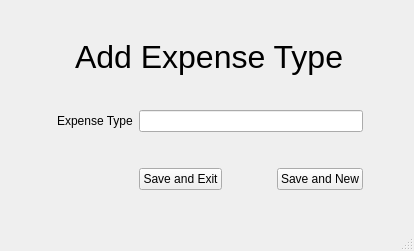
<?xml version="1.0" encoding="UTF-8"?>
<ui version="4.0">
 <class>MainWindow</class>
 <widget class="QMainWindow" name="MainWindow">
  <property name="geometry">
   <rect>
    <x>0</x>
    <y>0</y>
    <width>414</width>
    <height>251</height>
   </rect>
  </property>
  <property name="windowTitle">
   <string>MainWindow</string>
  </property>
  <widget class="QWidget" name="centralwidget">
   <layout class="QGridLayout" name="gridLayout">
    <item row="1" column="0">
     <spacer name="horizontalSpacer_7">
      <property name="orientation">
       <enum>Qt::Horizontal</enum>
      </property>
      <property name="sizeHint" stdset="0">
       <size>
        <width>40</width>
        <height>20</height>
       </size>
      </property>
     </spacer>
    </item>
    <item row="1" column="5">
     <spacer name="horizontalSpacer_6">
      <property name="orientation">
       <enum>Qt::Horizontal</enum>
      </property>
      <property name="sizeHint" stdset="0">
       <size>
        <width>40</width>
        <height>20</height>
       </size>
      </property>
     </spacer>
    </item>
    <item row="4" column="1">
     <widget class="QLabel" name="label_2">
      <property name="text">
       <string>Expense Type</string>
      </property>
     </widget>
    </item>
    <item row="6" column="4">
     <widget class="QPushButton" name="save_n_new_btn">
      <property name="text">
       <string>Save and New</string>
      </property>
     </widget>
    </item>
    <item row="4" column="5">
     <spacer name="horizontalSpacer_5">
      <property name="orientation">
       <enum>Qt::Horizontal</enum>
      </property>
      <property name="sizeHint" stdset="0">
       <size>
        <width>40</width>
        <height>20</height>
       </size>
      </property>
     </spacer>
    </item>
    <item row="6" column="3">
     <spacer name="horizontalSpacer">
      <property name="orientation">
       <enum>Qt::Horizontal</enum>
      </property>
      <property name="sizeHint" stdset="0">
       <size>
        <width>40</width>
        <height>20</height>
       </size>
      </property>
     </spacer>
    </item>
    <item row="2" column="2">
     <spacer name="verticalSpacer">
      <property name="orientation">
       <enum>Qt::Vertical</enum>
      </property>
      <property name="sizeHint" stdset="0">
       <size>
        <width>20</width>
        <height>40</height>
       </size>
      </property>
     </spacer>
    </item>
    <item row="4" column="0">
     <spacer name="horizontalSpacer_4">
      <property name="orientation">
       <enum>Qt::Horizontal</enum>
      </property>
      <property name="sizeHint" stdset="0">
       <size>
        <width>40</width>
        <height>20</height>
       </size>
      </property>
     </spacer>
    </item>
    <item row="4" column="2" colspan="3">
     <widget class="QLineEdit" name="expense_type"/>
    </item>
    <item row="5" column="2">
     <spacer name="verticalSpacer_3">
      <property name="orientation">
       <enum>Qt::Vertical</enum>
      </property>
      <property name="sizeHint" stdset="0">
       <size>
        <width>20</width>
        <height>40</height>
       </size>
      </property>
     </spacer>
    </item>
    <item row="6" column="5">
     <spacer name="horizontalSpacer_3">
      <property name="orientation">
       <enum>Qt::Horizontal</enum>
      </property>
      <property name="sizeHint" stdset="0">
       <size>
        <width>40</width>
        <height>20</height>
       </size>
      </property>
     </spacer>
    </item>
    <item row="7" column="2">
     <spacer name="verticalSpacer_4">
      <property name="orientation">
       <enum>Qt::Vertical</enum>
      </property>
      <property name="sizeHint" stdset="0">
       <size>
        <width>20</width>
        <height>40</height>
       </size>
      </property>
     </spacer>
    </item>
    <item row="0" column="2">
     <spacer name="verticalSpacer_2">
      <property name="orientation">
       <enum>Qt::Vertical</enum>
      </property>
      <property name="sizeHint" stdset="0">
       <size>
        <width>20</width>
        <height>40</height>
       </size>
      </property>
     </spacer>
    </item>
    <item row="6" column="2">
     <widget class="QPushButton" name="save_n_exit_btn">
      <property name="text">
       <string>Save and Exit</string>
      </property>
     </widget>
    </item>
    <item row="6" column="0" colspan="2">
     <spacer name="horizontalSpacer_2">
      <property name="orientation">
       <enum>Qt::Horizontal</enum>
      </property>
      <property name="sizeHint" stdset="0">
       <size>
        <width>40</width>
        <height>20</height>
       </size>
      </property>
     </spacer>
    </item>
    <item row="1" column="1" colspan="4" alignment="Qt::AlignHCenter">
     <widget class="QLabel" name="label">
      <property name="font">
       <font>
        <pointsize>24</pointsize>
       </font>
      </property>
      <property name="text">
       <string>Add Expense Type</string>
      </property>
     </widget>
    </item>
   </layout>
  </widget>
  <widget class="QStatusBar" name="statusbar"/>
 </widget>
 <resources/>
 <connections/>
</ui>
